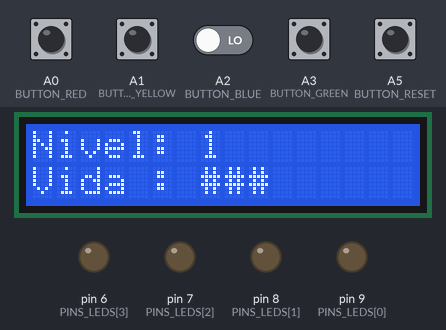
A sketch run on a simulated Arduino Uno, built with avr-gcc and run on an emulated ATmega328P. On the bench: 16×2 character LCD, output pins drawn as LEDs (lit = HIGH). The inputs (shaded band) are chosen by the test bench; at power-on: A0 (BUTTON_RED), A1 (BUTTON_YELLOW), A2 (BUTTON_BLUE), A3 (BUTTON_GREEN), A5 (BUTTON_RESET) LOW.

Above: at 3.2 s.
3.3 s: A0 (BUTTON_RED) pulled HIGH for 1 s
At 4.8 s:
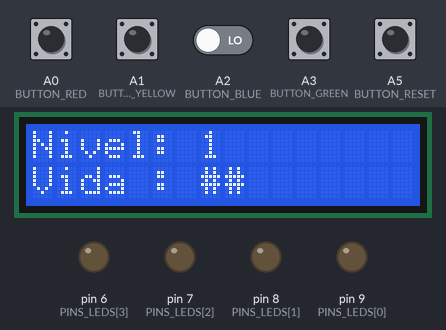
7.3 s: A1 (BUTTON_YELLOW) pulled HIGH for 0.15 s
At 7.6 s:
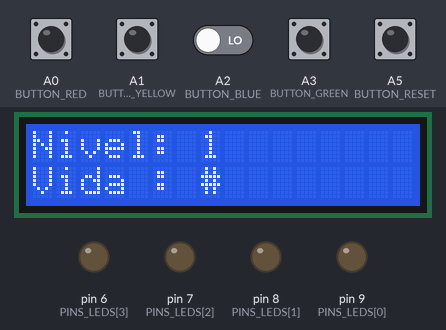
10.4 s: A3 (BUTTON_GREEN) pulled HIGH for 1 s
At 11.7 s:
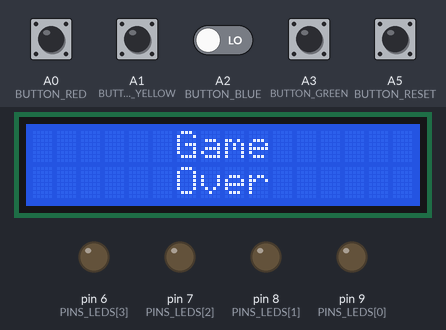
14.4 s: A2 (BUTTON_BLUE) driven HIGH and A3 (BUTTON_GREEN) driven HIGH
At 19.2 s:
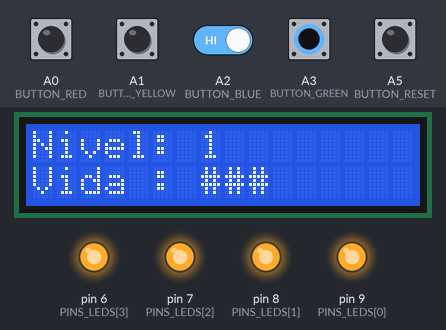
Timing chart, 0 to 48.8 s (numbered marks = the images above; inputs shaded):
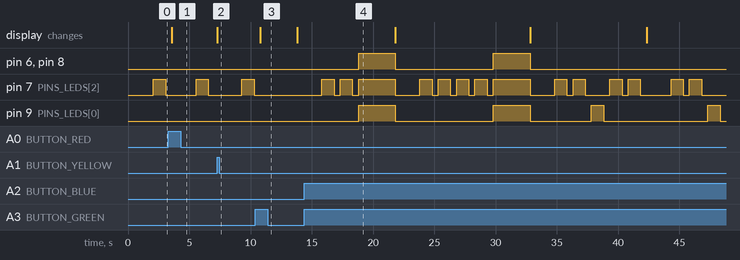

The sketch:

jogo-das-cores.ino
```cpp
#include <LiquidCrystal.h>
LiquidCrystal lcd(12, 11, 5, 4, 3, 2);

const int RED = 0;
const int YELLOW = 1;
const int BLUE = 2;
const int GREEN = 3;
const int PINS_LEDS[] = {9,8,7,6};

const int BUTTON_RED = A0;
const int BUTTON_YELLOW = A1;
const int BUTTON_BLUE = A2;
const int BUTTON_GREEN = A3;
const int BUTTON_RESET = A5;

int listOrder[] = {BLUE,BLUE,RED,GREEN,YELLOW,BLUE,YELLOW,RED,YELLOW,GREEN,BLUE,RED,BLUE,BLUE,GREEN,YELLOW,YELLOW,RED,GREEN,GREEN};

bool isOrderNow = false;
bool endGame = false;
int positionOrder = 0;
int sizeListOrderNow = 0;
int sizeListOrder = 0;
int life = 3;

void setup() {
  lcd.begin(16, 2);
  sizeListOrder = (sizeof(listOrder) / sizeof(listOrder[0]));
  sizeListOrderNow =  1;
  PrintLevelGame();
  PrintLifePlayer();
  for(int i = 0; i<4;i++){
    pinMode(PINS_LEDS[i],OUTPUT);
  }
  delay(2000);
}

void loop() {
  if(isOrderNow == false){
    for(int i = 0; i<sizeListOrderNow; i++){
      EnableLed(i);
    }
    isOrderNow = true;
  }
  else{
    if(digitalRead(BUTTON_RESET) == HIGH){
      ResetGame();
      return;
    }
    else if(endGame == false){
      if(digitalRead(BUTTON_RED) == HIGH){
        if(CompareColor(RED)==false){return;}
      }
      else if(digitalRead(BUTTON_YELLOW) == HIGH){
        if(CompareColor(YELLOW)==false){return;}
      }
      else if(digitalRead(BUTTON_BLUE) == HIGH){
        if(CompareColor(BLUE)==false){return;}
      }
      else if(digitalRead(BUTTON_GREEN) == HIGH){
        if(CompareColor(GREEN)==false){return;}
      }
      if(positionOrder == sizeListOrderNow){
        EnbleOrDisableLED(HIGH);
        NextLevel();
      }
    }
  }
}

void EnableLed(int indexLed){
  digitalWrite(PINS_LEDS[listOrder[indexLed]], HIGH);
  delay(1000);
  digitalWrite(PINS_LEDS[listOrder[indexLed]], LOW);
  delay(500);
}

void RestartSequenceGame(){
  if(life>0){
    positionOrder = 0;
    isOrderNow = false;
    EnbleOrDisableLED(LOW);
    delay(2000);
  }
  else{
    PrintGameOver();
    delay(3000);
    ResetGame();
  }
}

void NextLevel(){
  sizeListOrderNow++;
  delay(3000);
  if(sizeListOrderNow <= sizeListOrder){
    PrintLevelGame();
    RestartSequenceGame();
  }
  else{
    endGame = true;
    PrintEndGame();
  }
}

void ResetGame(){
  endGame = false;
  sizeListOrderNow = 1;
  life = 3;
  lcd.clear();
  PrintLifePlayer();
  PrintLevelGame();
  RestartSequenceGame();
}

void PrintLevelGame(){
  lcd.setCursor(0,0);
  lcd.print("Nivel: "+String(sizeListOrderNow));
}

void PrintEndGame(){
  lcd.setCursor(0,1);
  lcd.print("  Fim de jogo   ");
}

void PrintGameOver(){
  lcd.setCursor(0,0);
  lcd.print("      Game      ");
  lcd.setCursor(0,1);
  lcd.print("      Over      ");
}

void PrintLifePlayer(){
  lcd.setCursor(0,1);
  switch(life){
    case 3:
    lcd.print("Vida : ###      ");
    break;
    case 2:
    lcd.print("Vida : ##       ");
    break;
    case 1:
    lcd.print("Vida : #        ");
    break;
    default:
    lcd.print("Vida :          ");
    break;
  }
}

void WrongSequence(){
  life--;
  PrintLifePlayer();
  RestartSequenceGame();
}

bool CompareColor(int colorLed){
  for(int i = positionOrder; i<sizeListOrderNow;i++){
    if(colorLed == listOrder[positionOrder]){
      positionOrder++;
      EnableLed(i);
      return true;
    }
    WrongSequence();
    return false;
  }
}

void EnbleOrDisableLED(int value){
  for(int i = 0; i<4;i++){
    digitalWrite(PINS_LEDS[i], value);
  }
}
```

Measured:
- after the input at 3.3 s, pin 7 (PINS_LEDS[2]): LOW → HIGH after 2.3 s, → LOW 1.0 s later; the display: changes after 0.27 s (image 1)
- after the input at 7.3 s, pin 7 (PINS_LEDS[2]): LOW → HIGH after 2.0 s, → LOW 1.0 s later; the display: changes at once (image 2)
- after the input at 10.4 s, the display: changes after 0.41 s (image 3)
- after the input at 14.4 s, pin 6 (PINS_LEDS[3]), pin 8 (PINS_LEDS[1]): alternates HIGH for 3.0 s and LOW for 8.0 s, 4 changes in all, then stays LOW, starting after 4.4 s; pin 9 (PINS_LEDS[0]): LOW → HIGH after 4.4 s, → LOW 3.0 s later, → HIGH 8.0 s later, → LOW 3.0 s later, … (8 changes in this stretch)
